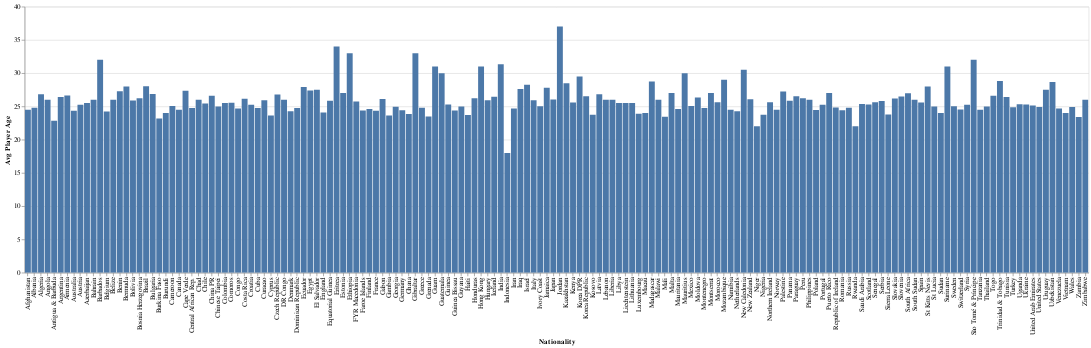

The notebook cell saved with this chart:
### Code cell
player_age_bar_chart = alt.Chart(nationality_df).mark_bar().encode(x=alt.X('nationality:O', title='Nationality'), 
                                                                   y=alt.Y('player_avg_age:Q', title='Avg Player Age')
                                                                  ).interactive()

player_age_bar_text = player_age_bar_chart.mark_text(
                                                    align='left',
                                                    baseline='middle',
                                                    dx=3  # Nudges text to right so it doesn't appear on top of the bar
                                                    ).encode(text='player_avg_age:Q')


player_age_bar_chart.properties(width=1600, height=400)
# nationality_df['player_avg_age'].plot.bar(figsize=(27, 9))

### Figure 1 — Vega-Lite specification as saved in the notebook (floating-point values rounded to 4 significant figures; data arrays with more than 128 entries replaced by an {"elided": "..."} marker saying what was removed)
{"config": {"view": {"continuousWidth": 400, "continuousHeight": 300}}, "data": {"name": "data-d00dacdfd4198dca019126f35f762579"}, "mark": "bar", "encoding": {"x": {"field": "nationality", "title": "Nationality", "type": "ordinal"}, "y": {"field": "player_avg_age", "title": "Avg Player Age", "type": "quantitative"}}, "height": 400, "selection": {"selector021": {"type": "interval", "bind": "scales", "encodings": ["x", "y"]}}, "width": 1600, "$schema": "https://vega.github.io/schema/vega-lite/v4.17.0.json", "datasets": {"data-d00dacdfd4198dca019126f35f762579": {"elided": "162 records"}}}
